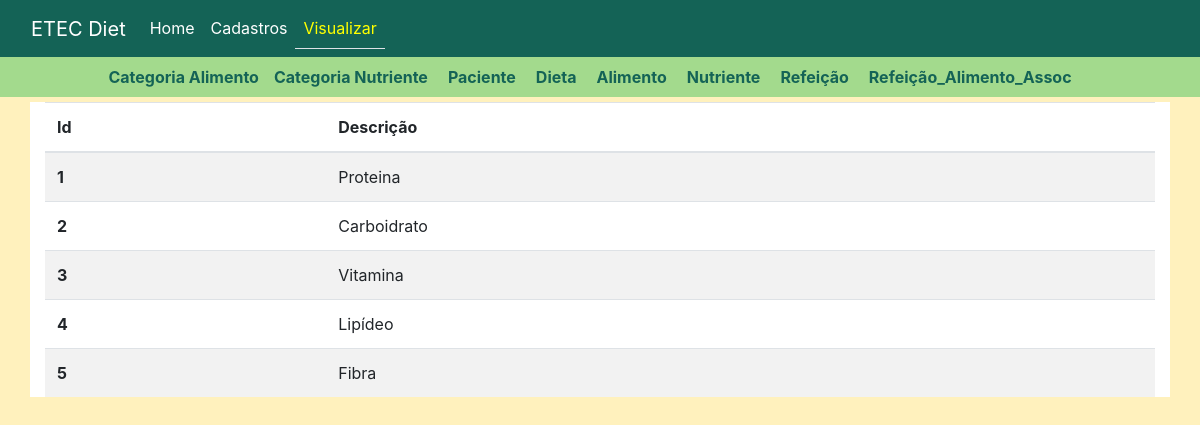
The app's page /categoria_nutriente with its own data.
### tables this page shows
CREATE TABLE `categoria_nutriente` (
  `id` int NOT NULL AUTO_INCREMENT,
  `descricao` varchar(100) NOT NULL,
  PRIMARY KEY (`id`)
);

### Controller/CategoriaNutrienteController.php (called while the page is built, shortened)
<?php
class CategoriaNutrienteController{
    public static function index(){
        $arr_categoria_nutrientes = self::listar();
        include 'View/modules/Categoria_Nutriente/ListarCategoriaNutriente.php';
    }
    public static function listar(){
        include 'Model/CategoriaNutrienteModel.php';
        $model = new CategoriaNutrienteModel();
        $arr_categoria_nutrientes = $model->getAll();
        return $arr_categoria_nutrientes;
    }
}

### DAO/MySQL.php (called while the page is built, shortened)
<?php
class MySQL extends PDO{
    public $dsn = "mysql:host=localhost;dbname=etec_diet";
    public $user = "root";
    public $pass = "Eduardo@mysql";
    public function __construct()
    {
        return parent::__construct($this->dsn, $this->user, $this->pass);
    }
}

### Model/CategoriaNutrienteModel.php (called while the page is built, shortened)
<?php
class CategoriaNutrienteModel{
    public function getAll(){
        include 'DAO/CategoriaNutrienteDAO.php';
        $dao = new CategoriaNutrienteDAO();
        return $dao->getAllRows();
    }
}

### DAO/CategoriaNutrienteDAO.php (called while the page is built, shortened)
<?php
class CategoriaNutrienteDAO{
    public $conexao;
    public function __construct()
    {
        include_once 'MySQL.php';
        $this->conexao = new MySQL();
    }
    public function getAllRows(){
        $sql = "SELECT * FROM categoria_nutriente";
        $stmt = $this->conexao->prepare($sql);
        $stmt->execute();
        return $stmt->fetchAll(PDO::FETCH_CLASS);
    }
}

### View/modules/Categoria_Nutriente/ListarCategoriaNutriente.php (the view, shortened to what this page needs)
<!DOCTYPE html>
<html lang="en">
<head>
    <?php include 'View/includes/css_config.php' ?>
</head>
<body>
    <header>
        <?php include 'View/includes/cabecalho_view.php'?>
    </header>
    <main>
        <div class="container">
            <table class="table table-striped">
                <thead>
                    <tr>
                        <th scope="col">Id</th>
                        <th scope="col">Descrição</th>
                    </tr>
                </thead>
                <tbody>
                <?php foreach($arr_categoria_nutrientes as $categoria_nutriente): ?>
                    <tr>
                        <th scope="row"><?=$categoria_nutriente->id?></th>
                        <td><?=$categoria_nutriente->descricao?></td>
                    </tr>
                <?php endforeach?>
                </tbody>
            </table>
        </div>
    </main>
</body>
</html>

### View/modules/Categoria_Nutriente/ListarCategoriaNutriente.php (style rules this page uses)
main { padding: 5px; }
body { background-color: #FFF1BD; }
.container { background-color: white; }

### records on screen
categoria_nutriente: id "1", descricao "Proteina"
categoria_nutriente: id "2", descricao "Carboidrato"
categoria_nutriente: id "3", descricao "Vitamina"
categoria_nutriente: id "4", descricao "Lipídeo"
categoria_nutriente: id "5", descricao "Fibra"
